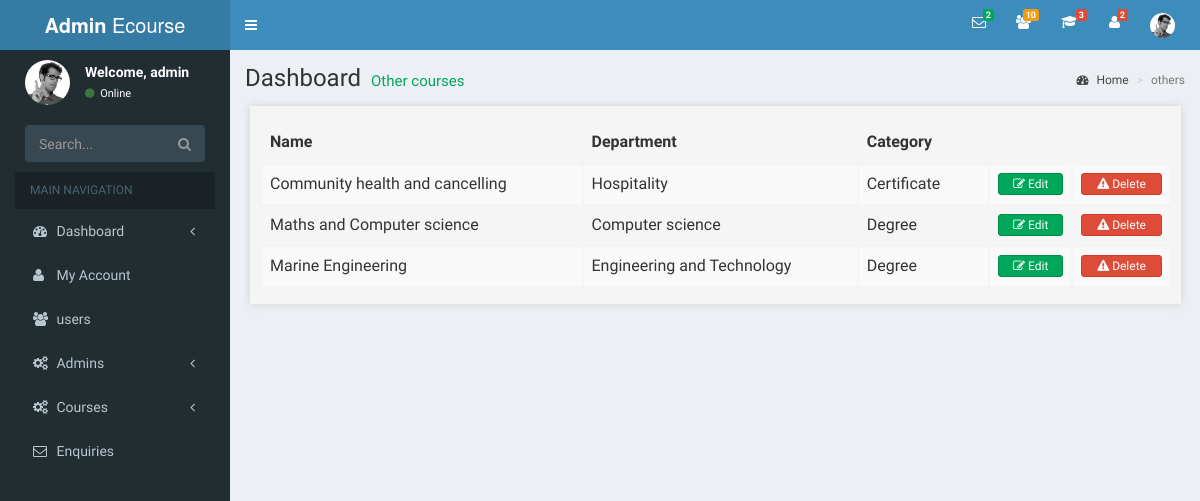
Screenshot of /admin/others.php with the database file from the repository.
### tables this page shows
CREATE TABLE IF NOT EXISTS `courses` (
  `id` int(10) NOT NULL AUTO_INCREMENT,
  `name` varchar(100) NOT NULL,
  `department` varchar(100) NOT NULL,
  `category` varchar(100) NOT NULL,
  PRIMARY KEY (`id`)
);

### admin/others.php (the view, shortened to what this page needs)
<?php
  require('layout/sidebar.php')
?>
  <div class="content-wrapper">
    <section class="content-header">
      <h1>
        Dashboard
        <small>Other courses</small>
      </h1>
      <ol class="breadcrumb">
        <li><a href="#"><i class="fa fa-dashboard"></i> Home</a></li>
        <li class="active">others</li>
      </ol>
    </section>
     <div class="all-courses">
            <div class="courses_outer">
                 <div class="course_table">
                        <table id="example" class="table table-striped table-bordered display">
                            <thead class="table_header">
                              <tr>
                                <th>Name</th>
                                <th>Department</th>
                                <th>Category</th>
                              </tr>
                            </thead>
                            <tbody>
                            <?php
                              $sql_query="SELECT * FROM courses";
                              $result_set=mysql_query($sql_query);
                              while($row=mysql_fetch_row($result_set))
                             {
                                ?>
                             <tr>
                              <td><?php echo $row[1]; ?></td>
                              <td><?php echo $row[2]; ?></td>
                              <td><?php echo $row[3]; ?></td>
                              <td align="center"><a href="javascript:edit_id('<?php echo $row[0]; ?>')"><button type="button" class="btn btn-block btn-success btn-xs"> <div class="fa fa-edit"></div> Edit</button></a></td>
                              <td align="center"><a href="javascript:id('<?php echo $row[0]; ?>')"><button type="button" class="btn btn-block btn-danger btn-xs"><div class="fa  fa-warning"></div> Delete</button></a></td>
                             </tr>
                             <?php
                                  }
                                ?>
                            </tbody>
                        </table>
                     </div>
            </div>
       </div>
   </div>
  </div>
<?php
  require('layout/footer.php')
?>

### rows the page displays
courses: name "Community health and cancelling", department "Hospitality", category "Certificate"
courses: name "Maths and Computer science", department "Computer science", category "Degree"
courses: name "Marine Engineering", department "Engineering and Technology", category "Degree"

### other values shown
$num_rows "2"
$num_rows "10"
$num_rows "3"
